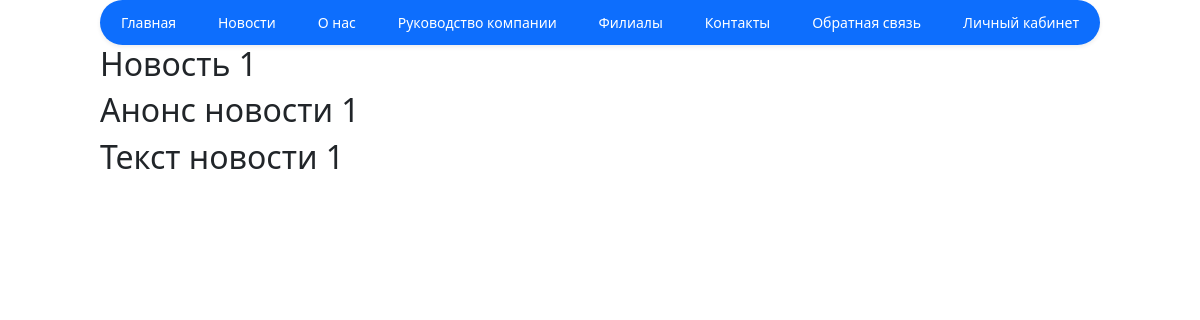
Screenshot of /news/1 with the database file from the repository.
### core/models.py (models this page shows, shortened)
class News(models.Model):
    title = models.CharField(max_length=255, verbose_name="Заголовок")
    anons = models.CharField(max_length=255, verbose_name="Анонс")
    text = models.TextField(verbose_name="Текст новости")
    category = models.ForeignKey(NewsCategory, on_delete=models.SET_NULL, null=True, blank=True,
                                 related_name='category_news')

### core/views.py (the view)
# urls.py: path("news/<int:news_id>", news_detail, name="news_detail"),
def news_detail(request, news_id):
    news = News.objects.get(id=news_id)
    context = {"news": news}
    return render(request, "news_detail.html", context)

### templates/news_detail.html
{% extends "base.html" %}
{% block content %}
<h2>{{ news.title }}</h2>
<h2>{{ news.anons }}</h2>
<h2>{{ news.text }}</h2>
{% endblock %}

### rows the page displays
News: title "Новость 1", anons "Анонс новости 1", text "Текст новости 1"
